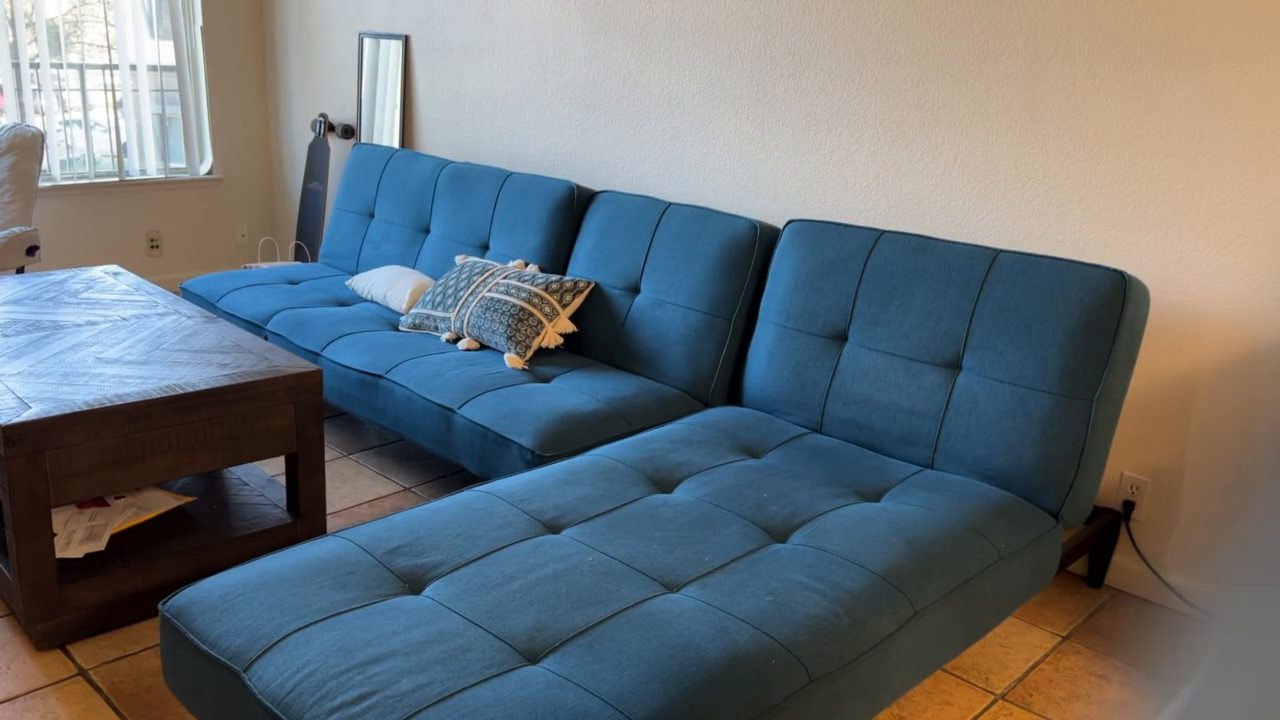
#> input picture frame 58 of input_videos/test1-couch.mp4, 1280 x 720 px, given in place of couch7.mov, which was not available
$ python make_signal_video.py
#> lines starting #> are read from the running program, lines starting #| are printed output that depends on the picture; pictures that were not available may be replaced by others from this repository, and a replacement may not be noted
import numpy as np
import matplotlib.pyplot as plt
import cv2
import os

# Load background video
video_path = "/home/jsguo/EEC174/Signal-Squad/Presentation/couch7.mov"  # Replace with your video
cap = cv2.VideoCapture(video_path)

# Get video properties
frame_width = int(cap.get(cv2.CAP_PROP_FRAME_WIDTH))
frame_height = int(cap.get(cv2.CAP_PROP_FRAME_HEIGHT))
fps = int(cap.get(cv2.CAP_PROP_FPS))
total_frames = int(cap.get(cv2.CAP_PROP_FRAME_COUNT))

# Generate synthetic vibration data (Replace with real data)
fs = 100  # Sampling frequency in Hz
duration = total_frames // fps  # Match video duration
t = np.linspace(0, duration, fs * duration)
signal = np.sin(2 * np.pi * 5 * t) + 0.5 * np.random.randn(len(t))

# Setup video writer with high resolution
output_path = "output_video.mp4"
fourcc = cv2.VideoWriter_fourcc(*'mp4v')
out = cv2.VideoWriter(output_path, fourcc, fps, (frame_width, frame_height))

# Create figure for signal plot
fig, ax = plt.subplots(figsize=(10, 3), dpi=300)  # Higher resolution
ax.set_xlim(0, duration)
ax.set_ylim(-2, 2)
ax.set_xlabel('Time (s)')
ax.set_ylabel('Amplitude')
ax.set_title('Vibration Signal Over Time')
line, = ax.plot([], [], 'b', linewidth=2)

# Process frames
frame_idx = 0
while cap.isOpened():
    ret, frame = cap.read()
#> frame is the input picture: shape (720, 1280, 3); mean B, G, R 118.6, 114.1, 106.9
    if not ret or frame_idx >= len(t):
        break

    # Update signal plot
    line.set_data(t[:frame_idx], signal[:frame_idx])
    plt.savefig("signal_frame.png", bbox_inches='tight', dpi=300)  # High-res image
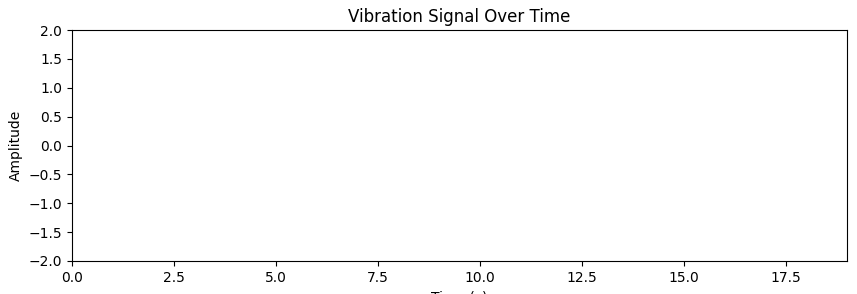
#> figure drawn by matplotlib, 1 panel

    # Load the signal plot as an image
    signal_img = cv2.imread("signal_frame.png")
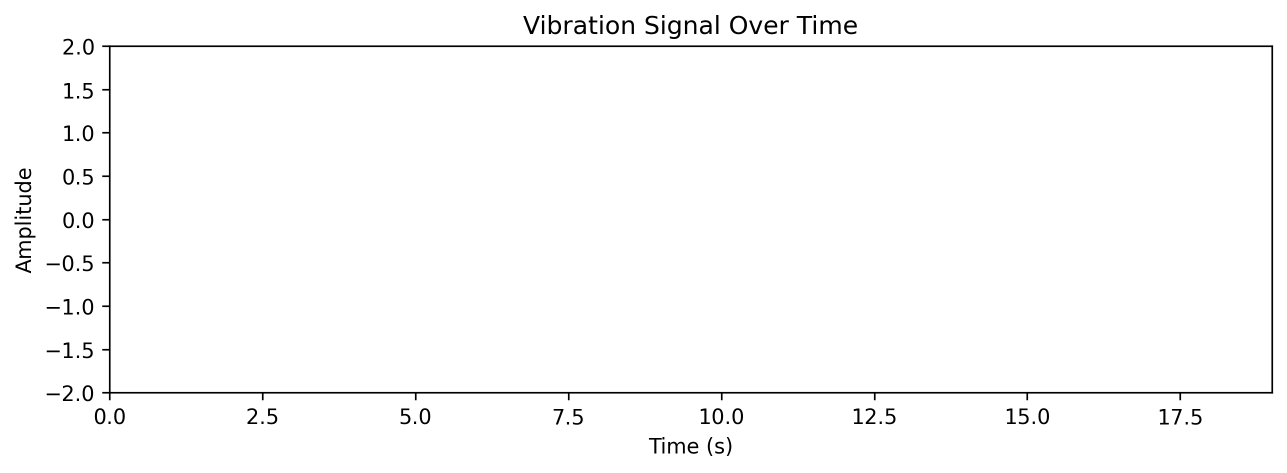
#> signal_img: shape (945, 2573, 3) (shown at 1/2 size); min 0, max 255, mean 250.7
    signal_img = cv2.resize(signal_img, (frame_width, frame_height // 4))  # Resize to fit
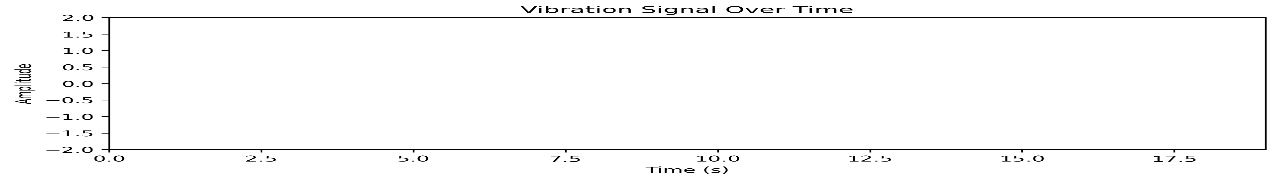
#> signal_img: shape (180, 1280, 3); min 0, max 255, mean 249.8
    signal_img = cv2.flip(signal_img, 0)  # Flip to correct upside-down issue
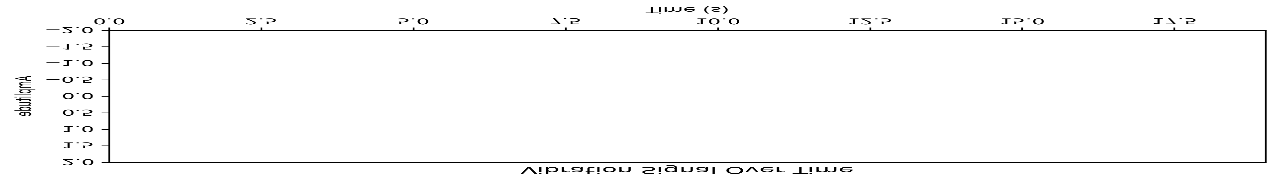
#> signal_img: shape (180, 1280, 3); min 0, max 255, mean 249.8

    # Combine with video frame
    combined_frame = frame.copy()
    combined_frame[-signal_img.shape[0]:, :] = signal_img  # Overlay at bottom
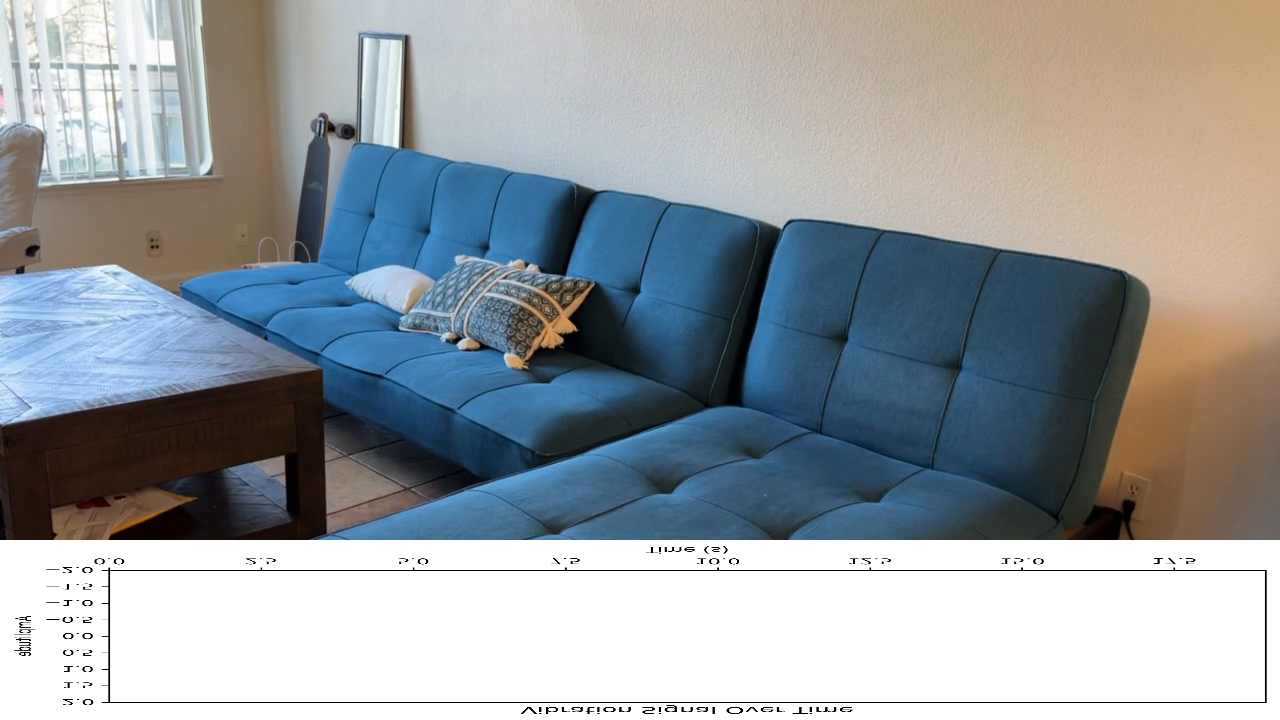
#> combined_frame: shape (720, 1280, 3); mean B, G, R 160.8, 156.9, 151

    out.write(combined_frame)
    frame_idx += 1

# Cleanup
cap.release()
out.release()
os.remove("signal_frame.png")
print(f"Output saved as {output_path}")
#> figure, not shown here; curve peaks at x = 0.03, y = 1.93

$ run again, starting later in the video
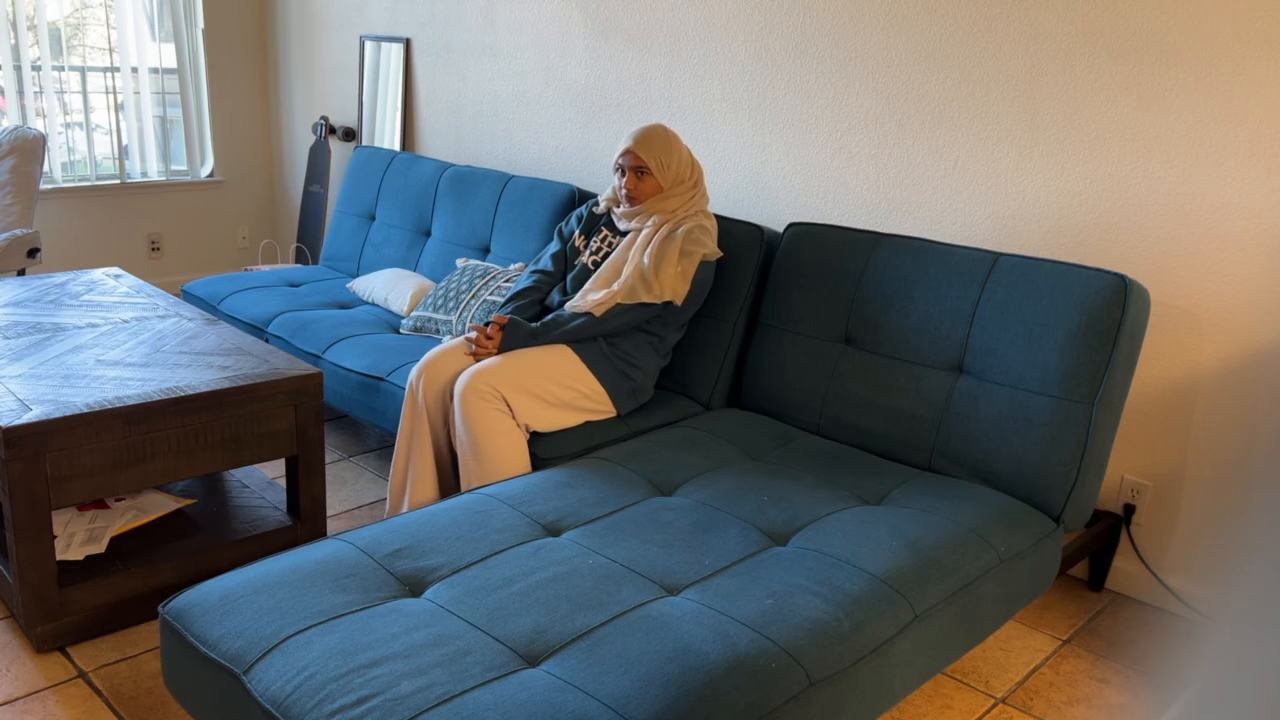
#> input picture frame 261 of input_videos/test1-couch.mp4, 1280 x 720 px, given in place of couch7.mov, which was not available
#> frame is the input picture: shape (720, 1280, 3); mean B, G, R 108.7, 109.8, 109
#> `combined_frame[-signal_img.shape[0]:, :] = signal_img`:
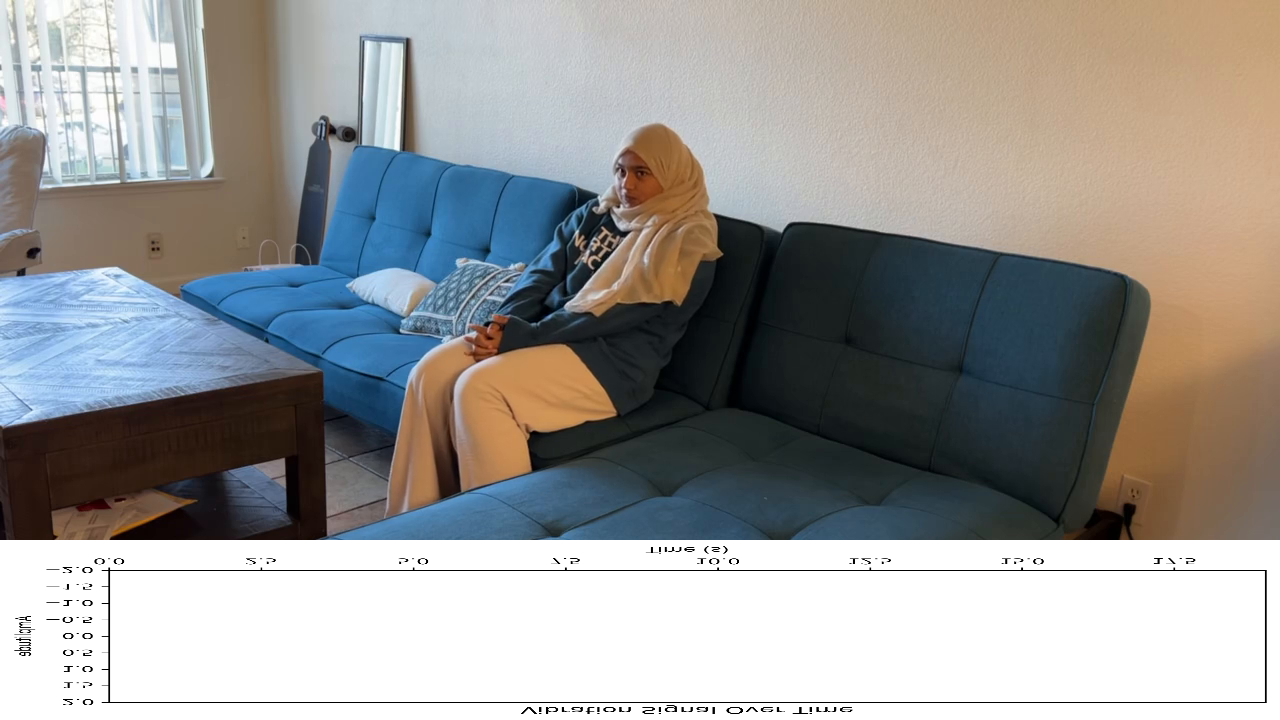
#> combined_frame: shape (720, 1280, 3); mean B, G, R 150.6, 152.2, 152.8

$ run again, starting later in the video
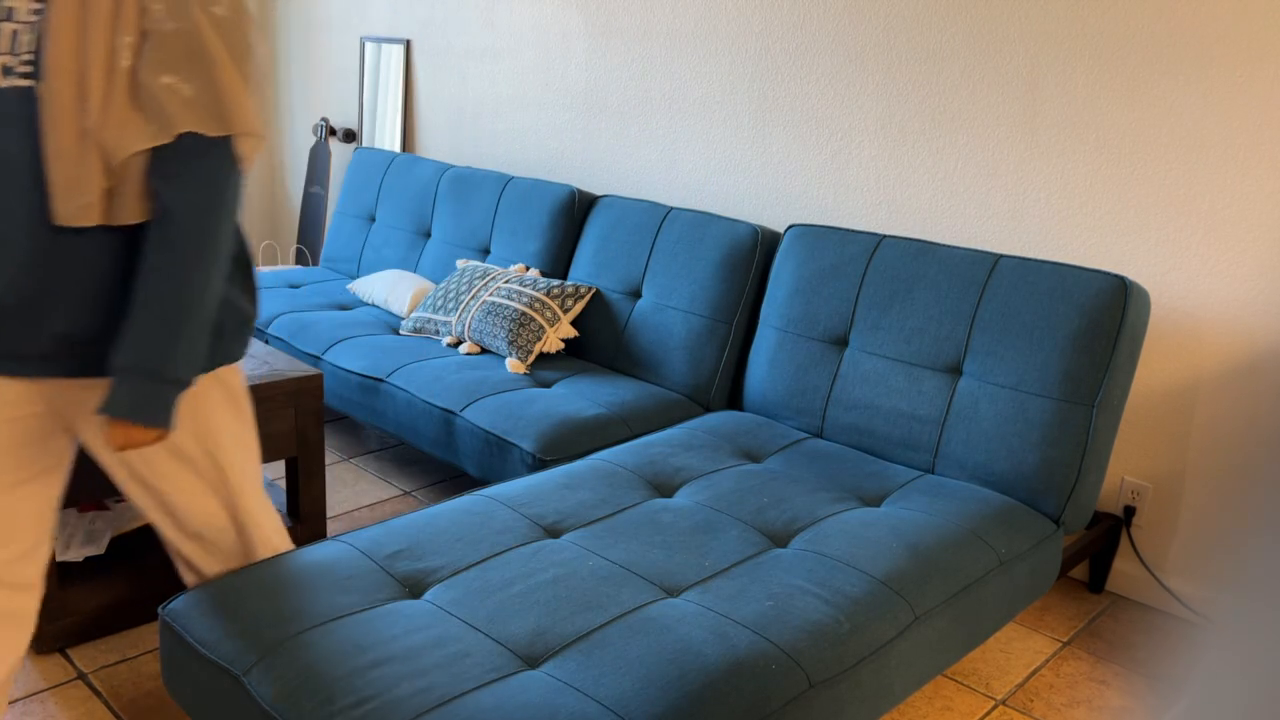
#> input picture frame 465 of input_videos/test1-couch.mp4, 1280 x 720 px, given in place of couch7.mov, which was not available
#> frame is the input picture: shape (720, 1280, 3); mean B, G, R 111.7, 111.1, 108.3
#> `combined_frame[-signal_img.shape[0]:, :] = signal_img`:
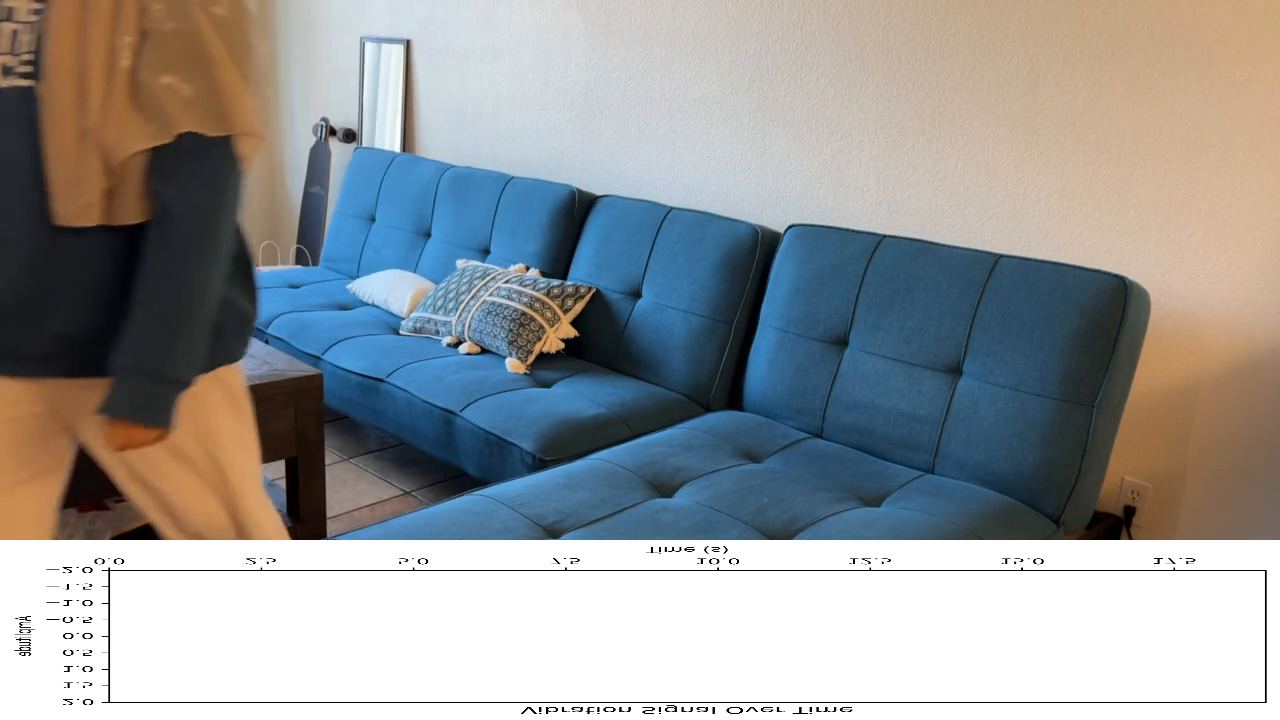
#> combined_frame: shape (720, 1280, 3); mean B, G, R 154.5, 153.6, 151.2
